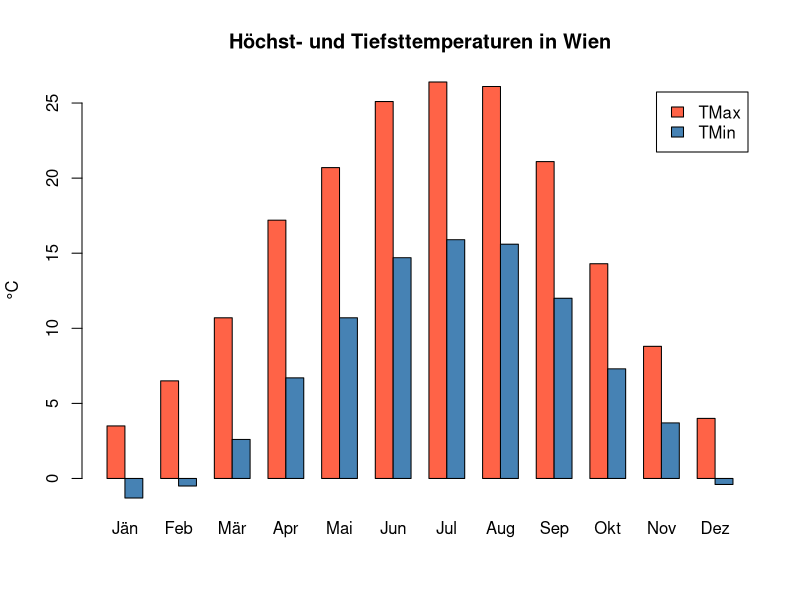

Generate this figure with R:
## ---- chunk 1
knitr::opts_chunk$set(echo = TRUE, message = FALSE)
## ---- chunk 2
monate    <- c("Jän", "Feb", "Mär", "Apr", "Mai", "Jun", "Jul", "Aug", "Sep", "Okt", "Nov", "Dez")
tmax_wien <- c( 3.5,  6.5, 10.7, 17.2, 20.7, 25.1, 26.4, 26.1, 21.1, 14.3, 8.8,  4.0)
tmin_wien <- c(-1.3, -0.5,  2.6,  6.7, 10.7, 14.7, 15.9, 15.6, 12.0,  7.3, 3.7, -0.4)
names(tmax_wien) <- monate
names(tmin_wien) <- monate
## ---- chunk 3
matrix(1:6, nrow = 2)
## ---- chunk 4
wien_matrix <- matrix(c(tmax_wien, tmin_wien), ncol = 2)
wien_matrix
## ---- chunk 5
colnames(wien_matrix) <- c("TMax", "TMin")
rownames(wien_matrix) <- monate
wien_matrix
## ---- chunk 6
wien_matrix["Jul", "TMax"]

mean(wien_matrix[, "TMin"])           # Ø Tiefsttemperatur, alle Monate
mean(wien_matrix[6:8, "TMin"])        # nur Juni bis August
## ---- chunk 7
durchschnitt <- rowMeans(wien_matrix)
durchschnitt
## ---- chunk 8
colMeans(wien_matrix)
## ---- chunk 9
wien_erweitert <- cbind(wien_matrix, Mittel = durchschnitt)
wien_erweitert <- rbind(wien_erweitert, Gesamt = colMeans(wien_erweitert))
round(wien_erweitert, 1)
## ---- chunk 10
barplot(t(wien_matrix), beside = TRUE,
        legend.text = TRUE,
        main = "Höchst- und Tiefsttemperaturen in Wien",
        ylab = "°C",
        col  = c("tomato", "steelblue"))
## ---- chunk 11
# dein Code

## ---- chunk 12
wien_info <- list(stadt           = "Wien",
                  einwohner       = 2000000,
                  bezirke         = c("Innere Stadt", "Leopoldstadt", "Landstraße"),
                  temperatur_juli = c(TMax = 26.4, TMin = 15.9))
str(wien_info)
## ---- chunk 13
wien_info$stadt
wien_info[["bezirke"]]
## ---- chunk 14
name        <- c("Merkur", "Venus", "Erde", "Mars", "Jupiter", "Saturn", "Uranus", "Neptun")
typ         <- c("Gesteinsplanet", "Gesteinsplanet", "Gesteinsplanet", "Gesteinsplanet",
                 "Gasriese", "Gasriese", "Eisriese", "Eisriese")
durchmesser <- c(0.382, 0.949, 1, 0.532, 11.209, 9.449, 4.007, 3.883)
rotation    <- c(58.64, -243.02, 1, 1.03, 0.41, 0.43, -0.72, 0.67)
hat_ringe   <- c(FALSE, FALSE, FALSE, FALSE, TRUE, TRUE, TRUE, TRUE)
## ---- chunk 15
planeten <- data.frame(name, typ, durchmesser, rotation, hat_ringe)
planeten
## ---- chunk 16
str(planeten)

## ---- chunk 17
dim(planeten)       # 8 Zeilen, 5 Spalten
head(planeten, 3)   # die ersten drei Zeilen (ohne Zahl: sechs)
## ---- chunk 18
summary(planeten)
## ---- chunk 19
planeten[1, 3]          # Zeile 1, Spalte 3: Durchmesser von Merkur
planeten[4, ]           # ganze Zeile 4: alle Daten zu Mars
planeten[1:3, "typ"]    # Zeilen 1-3 der Spalte "typ"
## ---- chunk 20
planeten$durchmesser
## ---- chunk 21
planeten[, -1]        # alle Spalten außer der ersten
planeten[-(1:4), ]    # alle Zeilen außer 1–4
## ---- chunk 22
unique(planeten$typ)
## ---- chunk 23
table(planeten$typ)
## ---- chunk 24
planeten[planeten$hat_ringe, ]           # nur Planeten mit Ringen
planeten[planeten$durchmesser < 1, ]     # nur Planeten kleiner als die Erde
## ---- chunk 25
subset(planeten, durchmesser < 1)
## ---- chunk 26
sort(tmax_wien)    # die sortierten Werte
## ---- chunk 27
order(tmax_wien)   # ihre Positionen: zuerst 1 (Jänner), dann 12 (Dezember) …
## ---- chunk 28
planeten[order(planeten$durchmesser), ]                    # aufsteigend
## ---- chunk 29
planeten[order(planeten$durchmesser, decreasing = TRUE), ] # absteigend
## ---- chunk 30
# dein Code

## ---- chunk 31
typ_faktor <- factor(planeten$typ)
typ_faktor
summary(typ_faktor)
## ---- chunk 32
levels(typ_faktor) <- c("Eis", "Gas", "Gestein")
typ_faktor
## ---- chunk 33
typ_faktor[1] > typ_faktor[5]   # ist "Gestein" größer als "Gas"?
## ---- chunk 34
groesse <- c("klein", "mittel", "mittel", "klein", "groß", "groß", "groß", "groß")
## ---- chunk 35
groesse <- factor(groesse, ordered = TRUE, levels = c("klein", "mittel", "groß"))
groesse
## ---- chunk 36
groesse[1] > groesse[2]   # ist Merkur größer eingestuft als Venus?
## ---- chunk 37
einstufung <- c("kalt", "kalt", "mild", "mild", "warm", "heiß",
                "heiß", "heiß", "warm", "mild", "kalt", "kalt")
## ---- chunk 38
# dein Code
